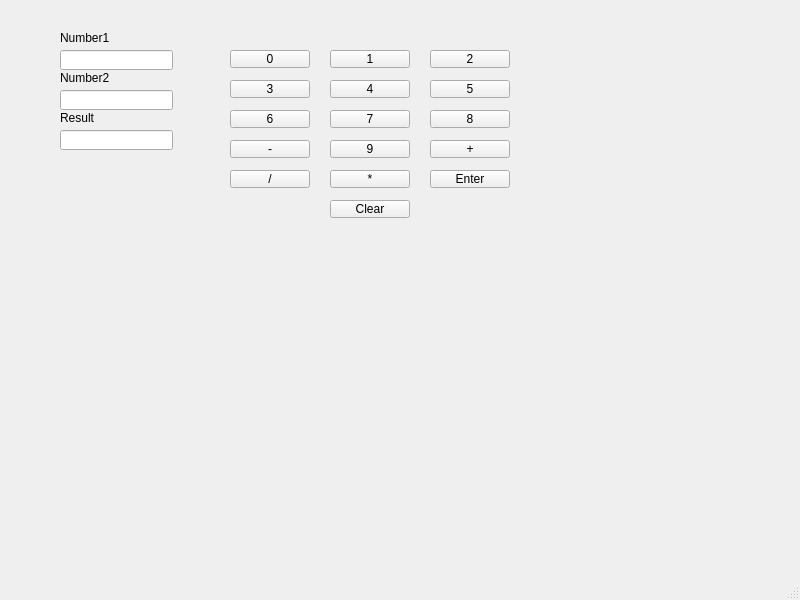
<?xml version="1.0" encoding="UTF-8"?>
<ui version="4.0">
 <class>MainWindow</class>
 <widget class="QMainWindow" name="MainWindow">
  <property name="geometry">
   <rect>
    <x>0</x>
    <y>0</y>
    <width>800</width>
    <height>600</height>
   </rect>
  </property>
  <property name="windowTitle">
   <string>MainWindow</string>
  </property>
  <widget class="QWidget" name="centralwidget">
   <widget class="QLabel" name="numbe1">
    <property name="geometry">
     <rect>
      <x>60</x>
      <y>30</y>
      <width>91</width>
      <height>16</height>
     </rect>
    </property>
    <property name="text">
     <string>Number1</string>
    </property>
   </widget>
   <widget class="QLabel" name="Numbe2">
    <property name="geometry">
     <rect>
      <x>60</x>
      <y>70</y>
      <width>101</width>
      <height>16</height>
     </rect>
    </property>
    <property name="text">
     <string>Number2</string>
    </property>
   </widget>
   <widget class="QLabel" name="Ressu">
    <property name="geometry">
     <rect>
      <x>60</x>
      <y>110</y>
      <width>111</width>
      <height>16</height>
     </rect>
    </property>
    <property name="text">
     <string>Result</string>
    </property>
   </widget>
   <widget class="QLineEdit" name="Number1">
    <property name="geometry">
     <rect>
      <x>60</x>
      <y>50</y>
      <width>113</width>
      <height>20</height>
     </rect>
    </property>
    <property name="text">
     <string/>
    </property>
   </widget>
   <widget class="QLineEdit" name="Number2">
    <property name="geometry">
     <rect>
      <x>60</x>
      <y>90</y>
      <width>113</width>
      <height>20</height>
     </rect>
    </property>
    <property name="text">
     <string/>
    </property>
   </widget>
   <widget class="QLineEdit" name="Result">
    <property name="geometry">
     <rect>
      <x>60</x>
      <y>130</y>
      <width>113</width>
      <height>20</height>
     </rect>
    </property>
    <property name="text">
     <string/>
    </property>
   </widget>
   <widget class="QPushButton" name="n0">
    <property name="geometry">
     <rect>
      <x>230</x>
      <y>50</y>
      <width>80</width>
      <height>18</height>
     </rect>
    </property>
    <property name="text">
     <string>0</string>
    </property>
   </widget>
   <widget class="QPushButton" name="n2">
    <property name="geometry">
     <rect>
      <x>430</x>
      <y>50</y>
      <width>80</width>
      <height>18</height>
     </rect>
    </property>
    <property name="text">
     <string>2</string>
    </property>
   </widget>
   <widget class="QPushButton" name="n3">
    <property name="geometry">
     <rect>
      <x>230</x>
      <y>80</y>
      <width>80</width>
      <height>18</height>
     </rect>
    </property>
    <property name="text">
     <string>3</string>
    </property>
   </widget>
   <widget class="QPushButton" name="n4">
    <property name="geometry">
     <rect>
      <x>330</x>
      <y>80</y>
      <width>80</width>
      <height>18</height>
     </rect>
    </property>
    <property name="text">
     <string>4</string>
    </property>
   </widget>
   <widget class="QPushButton" name="n5">
    <property name="geometry">
     <rect>
      <x>430</x>
      <y>80</y>
      <width>80</width>
      <height>18</height>
     </rect>
    </property>
    <property name="text">
     <string>5</string>
    </property>
   </widget>
   <widget class="QPushButton" name="n6">
    <property name="geometry">
     <rect>
      <x>230</x>
      <y>110</y>
      <width>80</width>
      <height>18</height>
     </rect>
    </property>
    <property name="text">
     <string>6</string>
    </property>
   </widget>
   <widget class="QPushButton" name="n7">
    <property name="geometry">
     <rect>
      <x>330</x>
      <y>110</y>
      <width>80</width>
      <height>18</height>
     </rect>
    </property>
    <property name="text">
     <string>7</string>
    </property>
   </widget>
   <widget class="QPushButton" name="n8">
    <property name="geometry">
     <rect>
      <x>430</x>
      <y>110</y>
      <width>80</width>
      <height>18</height>
     </rect>
    </property>
    <property name="text">
     <string>8</string>
    </property>
   </widget>
   <widget class="QPushButton" name="n9">
    <property name="geometry">
     <rect>
      <x>330</x>
      <y>140</y>
      <width>80</width>
      <height>18</height>
     </rect>
    </property>
    <property name="text">
     <string>9</string>
    </property>
   </widget>
   <widget class="QPushButton" name="n1">
    <property name="geometry">
     <rect>
      <x>330</x>
      <y>50</y>
      <width>80</width>
      <height>18</height>
     </rect>
    </property>
    <property name="text">
     <string>1</string>
    </property>
   </widget>
   <widget class="QPushButton" name="sub">
    <property name="geometry">
     <rect>
      <x>230</x>
      <y>140</y>
      <width>80</width>
      <height>18</height>
     </rect>
    </property>
    <property name="text">
     <string>-</string>
    </property>
   </widget>
   <widget class="QPushButton" name="add">
    <property name="geometry">
     <rect>
      <x>430</x>
      <y>140</y>
      <width>80</width>
      <height>18</height>
     </rect>
    </property>
    <property name="text">
     <string>+</string>
    </property>
   </widget>
   <widget class="QPushButton" name="div">
    <property name="geometry">
     <rect>
      <x>230</x>
      <y>170</y>
      <width>80</width>
      <height>18</height>
     </rect>
    </property>
    <property name="text">
     <string>/</string>
    </property>
   </widget>
   <widget class="QPushButton" name="mul">
    <property name="geometry">
     <rect>
      <x>330</x>
      <y>170</y>
      <width>80</width>
      <height>18</height>
     </rect>
    </property>
    <property name="text">
     <string>*</string>
    </property>
   </widget>
   <widget class="QPushButton" name="enter">
    <property name="geometry">
     <rect>
      <x>430</x>
      <y>170</y>
      <width>80</width>
      <height>18</height>
     </rect>
    </property>
    <property name="text">
     <string>Enter</string>
    </property>
   </widget>
   <widget class="QPushButton" name="clear">
    <property name="geometry">
     <rect>
      <x>330</x>
      <y>200</y>
      <width>80</width>
      <height>18</height>
     </rect>
    </property>
    <property name="text">
     <string>Clear</string>
    </property>
   </widget>
  </widget>
  <widget class="QMenuBar" name="menubar">
   <property name="geometry">
    <rect>
     <x>0</x>
     <y>0</y>
     <width>800</width>
     <height>17</height>
    </rect>
   </property>
  </widget>
  <widget class="QStatusBar" name="statusbar"/>
 </widget>
 <resources/>
 <connections/>
</ui>
